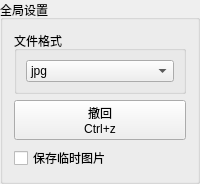
        <widget class="QGroupBox" name="groupBox_5">
         <property name="title">
          <string>全局设置</string>
         </property>
         <layout class="QVBoxLayout" name="verticalLayout_2">
          <item>
           <widget class="QGroupBox" name="groupBox_3">
            <property name="title">
             <string>文件格式</string>
            </property>
            <layout class="QHBoxLayout" name="horizontalLayout_5">
             <item>
              <widget class="QComboBox" name="formatBox">
               <property name="sizePolicy">
                <sizepolicy hsizetype="Preferred" vsizetype="Fixed">
                 <horstretch>0</horstretch>
                 <verstretch>0</verstretch>
                </sizepolicy>
               </property>
               <item>
                <property name="text">
                 <string>jpg</string>
                </property>
               </item>
               <item>
                <property name="text">
                 <string>png</string>
                </property>
               </item>
               <item>
                <property name="text">
                 <string>ppm</string>
                </property>
               </item>
               <item>
                <property name="text">
                 <string>gif</string>
                </property>
               </item>
              </widget>
             </item>
            </layout>
           </widget>
          </item>
          <item>
           <widget class="QPushButton" name="withdrawBtn">
            <property name="focusPolicy">
             <enum>Qt::NoFocus</enum>
            </property>
            <property name="text">
             <string>撤回
Ctrl+z</string>
            </property>
           </widget>
          </item>
          <item>
           <widget class="QCheckBox" name="saveTempCheck">
            <property name="text">
             <string>保存临时图片</string>
            </property>
            <property name="checked">
             <bool>false</bool>
            </property>
           </widget>
          </item>
         </layout>
        </widget>
